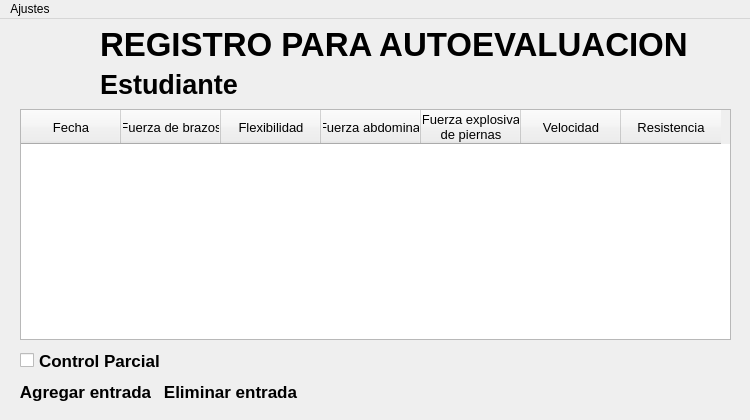
<?xml version="1.0" encoding="UTF-8"?>
<ui version="4.0">
 <class>MainWindow16</class>
 <widget class="QMainWindow" name="MainWindow16">
  <property name="geometry">
   <rect>
    <x>0</x>
    <y>0</y>
    <width>750</width>
    <height>420</height>
   </rect>
  </property>
  <property name="minimumSize">
   <size>
    <width>750</width>
    <height>420</height>
   </size>
  </property>
  <property name="maximumSize">
   <size>
    <width>750</width>
    <height>420</height>
   </size>
  </property>
  <property name="windowTitle">
   <string>Educación Física UO</string>
  </property>
  <property name="windowIcon">
   <iconset>
    <normaloff>:/icons/res/registro2.svg</normaloff>:/icons/res/registro2.svg</iconset>
  </property>
  <property name="styleSheet">
   <string notr="true">QPushButton 
{
	border-radius:5px;
	background-color: &quot;white&quot;;
}

QPushButton:hover { background-color: rgb(200,200,200)}

#centralwidget
{
border-image: url(:/images/fondo.jpg);
}</string>
  </property>
  <widget class="QWidget" name="centralwidget">
   <widget class="QPushButton" name="pushButton">
    <property name="geometry">
     <rect>
      <x>20</x>
      <y>360</y>
      <width>131</width>
      <height>25</height>
     </rect>
    </property>
    <property name="font">
     <font>
      <family>Arial</family>
      <pointsize>13</pointsize>
      <weight>75</weight>
      <bold>true</bold>
     </font>
    </property>
    <property name="text">
     <string>Agregar entrada</string>
    </property>
   </widget>
   <widget class="QLabel" name="label">
    <property name="geometry">
     <rect>
      <x>100</x>
      <y>0</y>
      <width>601</width>
      <height>51</height>
     </rect>
    </property>
    <property name="font">
     <font>
      <family>Arial</family>
      <pointsize>25</pointsize>
      <weight>75</weight>
      <bold>true</bold>
     </font>
    </property>
    <property name="text">
     <string>REGISTRO PARA AUTOEVALUACION</string>
    </property>
   </widget>
   <widget class="QLabel" name="label_2">
    <property name="geometry">
     <rect>
      <x>100</x>
      <y>50</y>
      <width>421</width>
      <height>31</height>
     </rect>
    </property>
    <property name="font">
     <font>
      <family>Arial</family>
      <pointsize>20</pointsize>
      <weight>75</weight>
      <bold>true</bold>
     </font>
    </property>
    <property name="text">
     <string>Estudiante</string>
    </property>
   </widget>
   <widget class="QPushButton" name="pushButton_2">
    <property name="geometry">
     <rect>
      <x>160</x>
      <y>360</y>
      <width>141</width>
      <height>25</height>
     </rect>
    </property>
    <property name="font">
     <font>
      <family>Arial</family>
      <pointsize>13</pointsize>
      <weight>75</weight>
      <bold>true</bold>
     </font>
    </property>
    <property name="text">
     <string>Eliminar entrada</string>
    </property>
   </widget>
   <widget class="QCheckBox" name="checkBox">
    <property name="geometry">
     <rect>
      <x>20</x>
      <y>330</y>
      <width>141</width>
      <height>23</height>
     </rect>
    </property>
    <property name="font">
     <font>
      <family>Arial</family>
      <pointsize>13</pointsize>
      <weight>75</weight>
      <bold>true</bold>
     </font>
    </property>
    <property name="text">
     <string>Control Parcial</string>
    </property>
   </widget>
   <widget class="QPushButton" name="pushButton_3">
    <property name="geometry">
     <rect>
      <x>20</x>
      <y>20</y>
      <width>30</width>
      <height>30</height>
     </rect>
    </property>
    <property name="minimumSize">
     <size>
      <width>30</width>
      <height>30</height>
     </size>
    </property>
    <property name="maximumSize">
     <size>
      <width>30</width>
      <height>30</height>
     </size>
    </property>
    <property name="font">
     <font>
      <family>Ubuntu Condensed</family>
      <pointsize>13</pointsize>
      <weight>75</weight>
      <bold>true</bold>
     </font>
    </property>
    <property name="text">
     <string/>
    </property>
    <property name="icon">
     <iconset resource="res.qrc">
      <normaloff>:/icons/atras.png</normaloff>:/icons/atras.png</iconset>
    </property>
    <property name="iconSize">
     <size>
      <width>25</width>
      <height>25</height>
     </size>
    </property>
   </widget>
   <widget class="QTableWidget" name="tableWidget">
    <property name="geometry">
     <rect>
      <x>20</x>
      <y>90</y>
      <width>711</width>
      <height>231</height>
     </rect>
    </property>
    <property name="font">
     <font>
      <family>Arial</family>
      <weight>75</weight>
      <bold>true</bold>
     </font>
    </property>
    <column>
     <property name="text">
      <string>Fecha</string>
     </property>
     <property name="font">
      <font>
       <family>Arial</family>
       <pointsize>10</pointsize>
      </font>
     </property>
    </column>
    <column>
     <property name="text">
      <string>Fuerza de brazos</string>
     </property>
     <property name="font">
      <font>
       <family>Arial</family>
       <pointsize>10</pointsize>
      </font>
     </property>
    </column>
    <column>
     <property name="text">
      <string>Flexibilidad</string>
     </property>
     <property name="font">
      <font>
       <family>Arial</family>
       <pointsize>10</pointsize>
      </font>
     </property>
    </column>
    <column>
     <property name="text">
      <string>Fuerza abdominal</string>
     </property>
     <property name="font">
      <font>
       <family>Arial</family>
       <pointsize>10</pointsize>
      </font>
     </property>
    </column>
    <column>
     <property name="text">
      <string>Fuerza explosiva
de piernas</string>
     </property>
     <property name="font">
      <font>
       <family>Arial</family>
       <pointsize>10</pointsize>
      </font>
     </property>
    </column>
    <column>
     <property name="text">
      <string>Velocidad</string>
     </property>
     <property name="font">
      <font>
       <family>Arial</family>
       <pointsize>10</pointsize>
      </font>
     </property>
    </column>
    <column>
     <property name="text">
      <string>Resistencia</string>
     </property>
     <property name="font">
      <font>
       <family>Arial</family>
       <pointsize>10</pointsize>
      </font>
     </property>
    </column>
   </widget>
  </widget>
  <widget class="QMenuBar" name="menuBar">
   <property name="geometry">
    <rect>
     <x>0</x>
     <y>0</y>
     <width>750</width>
     <height>21</height>
    </rect>
   </property>
   <widget class="QMenu" name="menuAjustes">
    <property name="title">
     <string>Ajustes</string>
    </property>
    <addaction name="actionRestaurar_ajustes_predeterminados"/>
   </widget>
   <addaction name="menuAjustes"/>
  </widget>
  <action name="actionRestaurar_ajustes_predeterminados">
   <property name="text">
    <string>Restaurar ajustes predeterminados</string>
   </property>
  </action>
 </widget>
 <resources>
  <include location="res.qrc"/>
 </resources>
 <connections/>
</ui>
